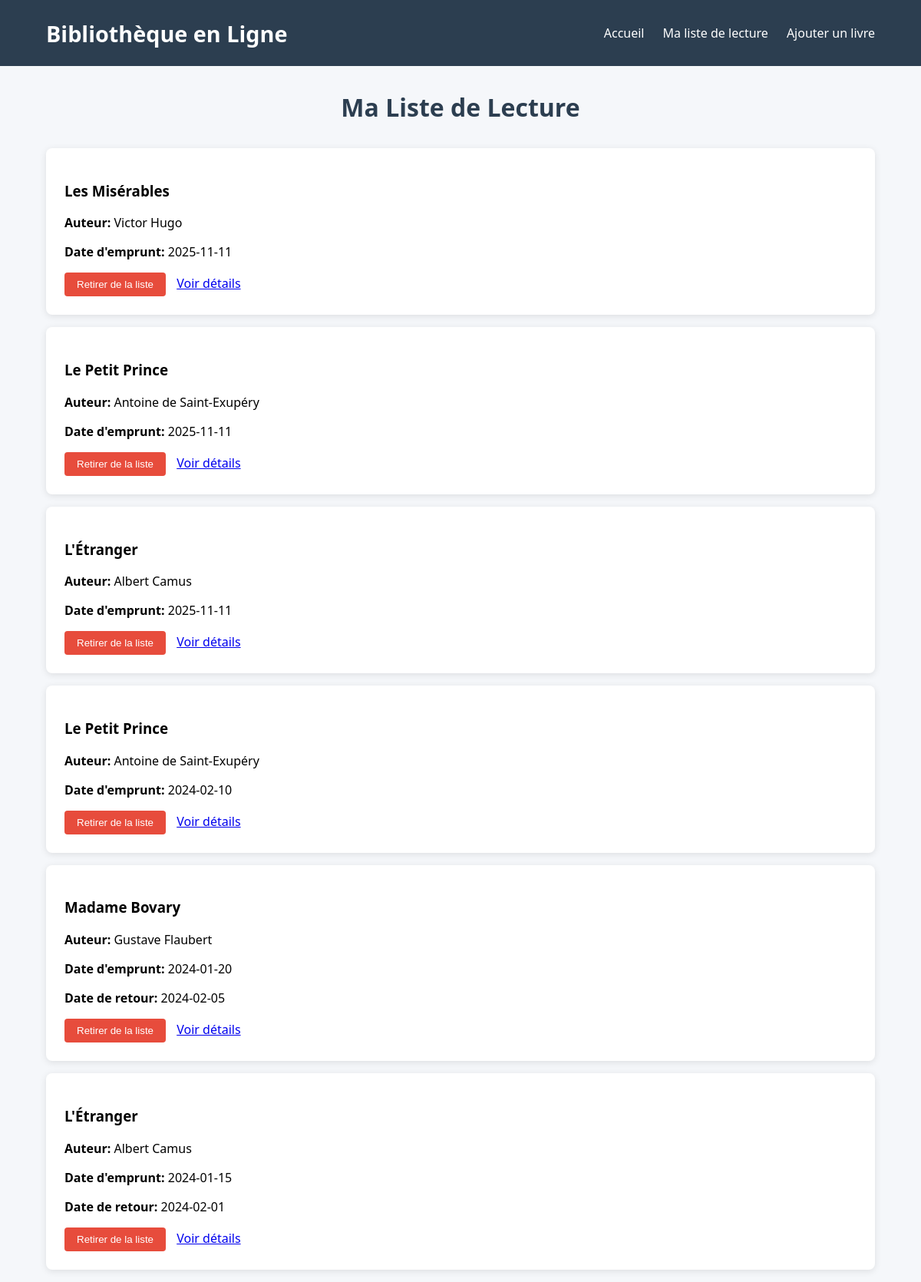
Page /wishlist.php on the committed database.
### tables this page shows
CREATE TABLE `liste_lecture` (
  `id` int(11) NOT NULL,
  `id_livre` int(11) NOT NULL,
  `id_lecteur` int(11) NOT NULL,
  `date_emprunt` date DEFAULT NULL,
  `date_retour` date DEFAULT NULL,
  `statut` enum('en_cours','termine') DEFAULT 'en_cours',
  `date_ajout` timestamp NOT NULL DEFAULT CURRENT_TIMESTAMP
);

CREATE TABLE `livres` (
  `id` int(11) NOT NULL,
  `titre` varchar(100) NOT NULL,
  `auteur` varchar(100) NOT NULL,
  `description` text,
  `maison_edition` varchar(100) DEFAULT NULL,
  `nombre_exemplaire` int(11) DEFAULT '1',
  `date_ajout` timestamp NOT NULL DEFAULT CURRENT_TIMESTAMP
);

### wishlist.php (the view, shortened to what this page needs)
<?php
require_once 'config.php';
$lecteur_id = 1;
try {
    $stmt = $pdo->prepare("SELECT l.*, ll.date_emprunt, ll.date_retour, ll.id as wishlist_id
                          FROM livres l
                          INNER JOIN liste_lecture ll ON l.id = ll.id_livre
                          WHERE ll.id_lecteur = ?
                          ORDER BY ll.date_emprunt DESC");
    $stmt->execute([$lecteur_id]);
    $wishlist = $stmt->fetchAll(PDO::FETCH_ASSOC);
} catch (PDOException $e) {
    $error = "Erreur lors du chargement de la liste : " . $e->getMessage();
    $wishlist = [];
}
?>
<!DOCTYPE html>
<html lang="fr">
<head>
</head>
<body>
    <header>
        <div class="container">
            <nav>
                <div class="logo">Bibliothèque en Ligne</div>
                <ul class="nav-links">
                    <li><a href="index.php">Accueil</a></li>
                    <li><a href="wishlist.php">Ma liste de lecture</a></li>
                    <li><a href="add_book.php">Ajouter un livre</a></li>
                </ul>
            </nav>
        </div>
    </header>
    <div class="container">
        <h1 class="section-title">Ma Liste de Lecture</h1>
        <?php if (empty($wishlist)): ?>
            <p style="text-align: center;">Votre liste de lecture est vide.</p>
        <?php else: ?>
            <?php foreach ($wishlist as $item): ?>
            <div class="wishlist-item">
                <h3><?php echo htmlspecialchars($item['titre']); ?></h3>
                <p><strong>Auteur:</strong> <?php echo htmlspecialchars($item['auteur']); ?></p>
                <p><strong>Date d'emprunt:</strong> <?php echo $item['date_emprunt']; ?></p>
                <?php if ($item['date_retour']): ?>
                    <p><strong>Date de retour:</strong> <?php echo $item['date_retour']; ?></p>
                <?php endif; ?>
                <form method="POST" style="display: inline;">
                    <button type="submit" name="remove_from_wishlist" class="btn">Retirer de la liste</button>
                </form>
                <a href="book_details.php?id=<?php echo $item['id']; ?>" style="margin-left: 10px;">Voir détails</a>
            </div>
            <?php endforeach; ?>
        <?php endif; ?>
    </div>
</body>
</html>

### wishlist.php (style rules this page uses)
body { font-family: 'Segoe UI', Tahoma, Geneva, Verdana, sans-serif; margin: 0; padding: 0; background-color: #f5f7fa; }
.container { width: 90%; max-width: 1200px; margin: 0 auto; padding: 0 15px; }
header { background-color: #2c3e50; color: white; padding: 1rem 0; }
nav { display: flex; justify-content: space-between; align-items: center; }
.logo { font-size: 1.8rem; font-weight: bold; }
.nav-links { display: flex; list-style: none; }
.nav-links li { margin-left: 1.5rem; }
.nav-links a { color: white; text-decoration: none; }
.section-title { text-align: center; margin: 2rem 0; color: #2c3e50; }
.wishlist-item { background: white; padding: 1.5rem; margin-bottom: 1rem; border-radius: 8px; box-shadow: 0 2px 10px rgba(0,0,0,0.1); }
.btn { display: inline-block; background: #e74c3c; color: white; padding: 0.5rem 1rem; text-decoration: none; border: none; border-radius: 4px; cursor: pointer; }

### rows in the picture
liste_lecture: id_livre.titre "Les Misérables", id_livre.auteur "Victor Hugo", date_emprunt "2025-11-11"
liste_lecture: id_livre.titre "Le Petit Prince", id_livre.auteur "Antoine de Saint-Exupéry", date_emprunt "2025-11-11"
liste_lecture: id_livre.titre "L'Étranger", id_livre.auteur "Albert Camus", date_emprunt "2025-11-11"
liste_lecture: id_livre.titre "Le Petit Prince", id_livre.auteur "Antoine de Saint-Exupéry", date_emprunt "2024-02-10"
liste_lecture: id_livre.titre "Madame Bovary", id_livre.auteur "Gustave Flaubert", date_emprunt "2024-01-20", date_retour "2024-02-05"
liste_lecture: id_livre.titre "L'Étranger", id_livre.auteur "Albert Camus", date_emprunt "2024-01-15", date_retour "2024-02-01"
